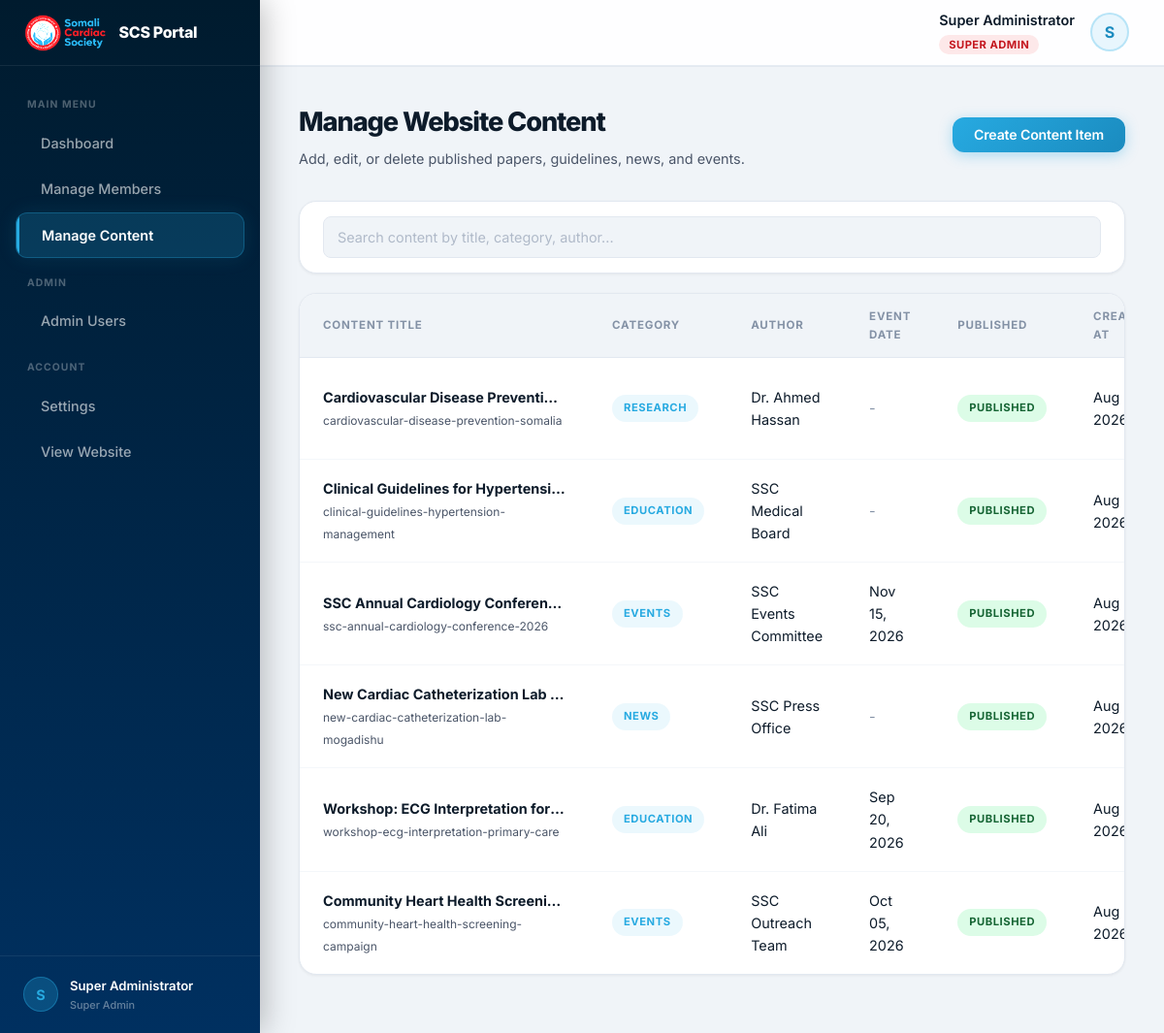
/admin/content.php (signed in), run on the app's committed database.
### tables this page shows
CREATE TABLE IF NOT EXISTS `content` (
    `id` INT AUTO_INCREMENT PRIMARY KEY,
    `title` VARCHAR(255) NOT NULL,
    `slug` VARCHAR(255) NOT NULL UNIQUE,
    `category` VARCHAR(50) NOT NULL,
    `summary` TEXT DEFAULT NULL,
    `body` TEXT DEFAULT NULL,
    `feature_image` VARCHAR(255) DEFAULT NULL,
    `event_date` DATE DEFAULT NULL,
    `author` VARCHAR(100) DEFAULT NULL,
    `is_published` TINYINT(1) NOT NULL DEFAULT 0,
    `created_at` TIMESTAMP DEFAULT CURRENT_TIMESTAMP,
    `updated_at` TIMESTAMP DEFAULT CURRENT_TIMESTAMP ON UPDATE CURRENT_TIMESTAMP,
    INDEX `idx_category` (`category`),
    INDEX `idx_published` (`is_published`),
    INDEX `idx_slug` (`slug`),
    INDEX `idx_event_date` (`event_date`)
);

### admin/content.php (the view, shortened to what this page needs)
<?php
require_once __DIR__ . '/../includes/admin_layout.php';
$db = getDB();
try {
    $db->exec("ALTER TABLE content MODIFY COLUMN category VARCHAR(50) NOT NULL");
} catch (Exception $e) {
}
$action = $_GET['action'] ?? 'list';
$id = isset($_GET['id']) ? (int)$_GET['id'] : 0;
$error = null;
if ($action === 'add' || $action === 'edit') {
    $content = ['title' => '', 'slug' => '', 'category' => 'research', 'summary' => '', 'body' => '', 'feature_image' => '', 'event_date' => '', 'author' => '', 'is_published' => 1];
    if ($action === 'edit' && $id > 0) {
        $stmt = $db->prepare("SELECT * FROM content WHERE id = :id");
        $stmt->execute([':id' => $id]);
        $content = $stmt->fetch();
        if (!$content) {
            setFlash('error', 'Content not found.');
            header('Location: content.php');
            exit;
        }
    }
    startAdminLayout(($action === 'add' ? 'Add New' : 'Edit') . ' Content');
    ?>
    <div class="page-title-block">
        <div>
            <h1><?php echo $action === 'add' ? 'Create Content Item' : 'Edit Content Details'; ?></h1>
            <p style="color: var(--text-secondary); font-size: 0.9rem;">Publish research, updates, news, or upcoming events.</p>
        </div>
        <a href="content.php" class="btn-admin btn-admin-secondary">Back to List</a>
    </div>
    <?php if ($error): ?>
        <div class="alert alert-error"><?php echo htmlspecialchars($error); ?></div>
    <?php endif; ?>
    <div class="admin-card">
        <div class="card-body">
            <form action="content.php?action=<?php echo $action; ?>&id=<?php echo $id; ?>" method="POST" enctype="multipart/form-data" class="admin-form">
                <?php echo csrfField(); ?>
                <?php if ($action === 'edit'): ?>
                    <input type="hidden" name="existing_image" value="<?php echo htmlspecialchars($content['feature_image'] ?? ''); ?>">
                <?php endif; ?>
                <div class="form-grid">
                    <div class="form-group full-width">
                        <label for="contentTitle">Title *</label>
                        <input type="text" id="contentTitle" name="title" required value="<?php echo htmlspecialchars($content['title']); ?>" placeholder="Enter content title">
                    </div>
                    <div class="form-group">
                        <label for="contentSlug">Slug (URL string)</label>
                        <input type="text" id="contentSlug" name="slug" value="<?php echo htmlspecialchars($content['slug']); ?>" placeholder="auto-generated-if-blank">
                    </div>
                    <div class="form-group">
                        <label for="category">Category *</label>
                        <select id="category" name="category" required>
                            <option value="guidelines" <?php echo $content['category'] === 'guidelines' ? 'selected' : ''; ?>>Clinical Guidelines</option>
                            <option value="research" <?php echo $content['category'] === 'research' ? 'selected' : ''; ?>>Research</option>
                            <option value="publication" <?php echo $content['category'] === 'publication' ? 'selected' : ''; ?>>Publication</option>
                            <option value="education" <?php echo $content['category'] === 'education' ? 'selected' : ''; ?>>Education</option>
                            <option value="seminar" <?php echo $content['category'] === 'seminar' ? 'selected' : ''; ?>>Seminar</option>
                            <option value="webinar" <?php echo $content['category'] === 'webinar' ? 'selected' : ''; ?>>Webinar</option>
                            <option value="workshop" <?php echo $content['category'] === 'workshop' ? 'selected' : ''; ?>>Workshop</option>
                            <option value="course" <?php echo $content['category'] === 'course' ? 'selected' : ''; ?>>Course</option>
                            <option value="news" <?php echo $content['category'] === 'news' ? 'selected' : ''; ?>>News</option>
                            <option value="events" <?php echo $content['category'] === 'events' ? 'selected' : ''; ?>>Events</option>
                        </select>
                    </div>
                    <div class="form-group">
                        <label for="author">Author / Publisher</label>
                        <input type="text" id="author" name="author" value="<?php echo htmlspecialchars($content['author'] ?? ''); ?>" placeholder="e.g. Dr. Ahmed Hassan">
                    </div>
                    <div class="form-group">
                        <label for="event_date">Event Date (Events only)</label>
                        <input type="date" id="event_date" name="event_date" value="<?php echo htmlspecialchars($content['event_date'] ?? ''); ?>">
                    </div>
                    <div class="form-group" style="display: flex; align-items: flex-end; padding-bottom: 12px;">
                        <label style="display: flex; align-items: center; gap: 8px; cursor: pointer; font-weight: 600;">
                            <input type="checkbox" name="is_published" value="1" <?php echo $content['is_published'] ? 'checked' : ''; ?>>
                            Published (Visible on site)
                        </label>
                    </div>
                    <div class="form-group full-width">
                        <label for="feature_image">Featured Image</label>
                        <div class="file-upload-preview">
                            <div class="image-preview-box" style="width: 120px; height: 80px;">
                                <img id="imagePreview" src="<?php echo $content['feature_image'] ? UPLOADS_URL . '/' . htmlspecialchars($content['feature_image']) : ''; ?>" alt="Preview" style="<?php echo $content['feature_image'] ? '' : 'display:none;'; ?>">
                                <?php if (!$content['feature_image']): ?>
                                    <span style="font-size: 1.5rem; color: var(--text-light);">🖼️</span>
                                <?php endif; ?>
                            </div>
                            <div>
                                <input type="file" id="feature_image" name="feature_image" class="image-upload-input" data-preview="imagePreview" accept="image/*">
                                <p style="font-size: 0.75rem; color: var(--text-secondary); margin-top: 4px;">Recommended: 16:9 ratio. Max file size: 5MB.</p>
                            </div>
                        </div>
                    </div>
                    <div class="form-group full-width">
                        <label for="summary">Excerpt / Summary *</label>
                        <textarea id="summary" name="summary" rows="3" required placeholder="Provide a brief summary for grid views..."><?php echo htmlspecialchars($content['summary'] ?? ''); ?></textarea>
                    </div>
                    <div class="form-group full-width">
                        <label for="body">Content Body *</label>
                        <textarea id="body" name="body" rows="12" required placeholder="Write the main content/article here..."><?php echo htmlspecialchars($content['body'] ?? ''); ?></textarea>
                    </div>
                </div>
                <div class="form-actions">
                    <a href="content.php" class="btn-admin btn-admin-secondary">Cancel</a>
                    <button type="submit" class="btn-admin btn-admin-primary">Save Content</button>
                </div>
            </form>
        </div>
    </div>
    <?php
    endAdminLayout();
} else {
    try {
        $stmt = $db->query("SELECT * FROM content ORDER BY created_at DESC");
        $contentList = $stmt->fetchAll();
    } catch (Exception $ex) {
        $contentList = [];
    }
    ?>
    <div class="page-title-block">
        <div>
            <h1>Manage Website Content</h1>
            <p style="color: var(--text-secondary); font-size: 0.9rem;">Add, edit, or delete published papers, guidelines, news, and events.</p>
        </div>
        <a href="content.php?action=add" class="btn-admin btn-admin-primary">Create Content Item</a>
    </div>
    <div class="admin-card" style="margin-bottom: 20px;">
        <div class="card-body" style="padding: 15px 24px;">
            <input type="text" id="tableSearch" placeholder="Search content by title, category, author..." style="width: 100%; padding: 10px 14px; border: 1px solid var(--border-color); border-radius: var(--radius-sm); font-size: 0.9rem;">
        </div>
    </div>
    <div class="admin-card">
        <div class="card-body" style="padding: 0;">
            <div class="table-responsive">
                <table class="admin-table" id="dataTable">
                    <thead>
                        <tr>
                            <th>Content Title</th>
                            <th>Category</th>
                            <th>Author</th>
                            <th>Event Date</th>
                            <th>Published</th>
                            <th>Created At</th>
                        </tr>
                    </thead>
                    <tbody>
                        <?php if (!empty($contentList)): ?>
                            <?php foreach ($contentList as $item): ?>
                            <tr>
                                <td>
                                    <strong style="display: block; max-width: 250px; overflow: hidden; text-overflow: ellipsis; white-space: nowrap;"><?php echo htmlspecialchars($item['title']); ?></strong>
                                    <span style="font-size: 0.75rem; color: var(--text-secondary);"><?php echo htmlspecialchars($item['slug']); ?></span>
                                </td>
                                <td>
                                    <span class="status-badge" style="background: rgba(0, 168, 223, 0.08); color: var(--primary-blue);">
                                        <?php echo ucfirst($item['category']); ?>
                                    </span>
                                </td>
                                <td><?php echo htmlspecialchars($item['author'] ?: 'SCS Admin'); ?></td>
                                <td><?php echo $item['event_date'] ? date('M d, Y', strtotime($item['event_date'])) : '<span style="color:var(--text-light);">-</span>'; ?></td>
                                <td>
                                    <span class="status-badge <?php echo $item['is_published'] ? 'active' : 'inactive'; ?>">
                                        <?php echo $item['is_published'] ? 'Published' : 'Draft'; ?>
                                    </span>
                                </td>
                                <td><?php echo date('M d, Y', strtotime($item['created_at'])); ?></td>
                            </tr>
                            <?php endforeach; ?>
                        <?php else: ?>
                            <tr>
                                <td colspan="7" style="text-align: center; color: var(--text-light); padding: 50px;">No content items found.</td>
                            </tr>
                        <?php endif; ?>
                    </tbody>
                </table>
            </div>
        </div>
    </div>
    <?php
}
?>

### assets/css/admin.css (style rules this page uses)
:root { --admin-sidebar-width: 268px; --admin-header-height: 68px; --primary-blue: #27AAE1; --primary-blue-dark: #1a8bbf; --primary-blue-light: #E8F6FD; --primary-blue-glow: rgba(39,170,225,0.25); --primary-red: #ED1C24; --primary-red-dark: #c4161e; --primary-red-light: #fde8e9; --sidebar-bg-top: #001B2E; --sidebar-bg-bottom: #003060; --sidebar-text: rgba(255,255,255,0.6); --sidebar-text-hover:#fff; --sidebar-active-bg: rgba(39,170,225,0.2); --sidebar-active-border: var(--primary-blue); --bg-main: #F0F4F8; --bg-card: #ffffff; --text-primary: #0D1B2A; --text-secondary: #4A5568; --text-light: #8492A6; --border-color: #E2E8F0; --radius-sm: 8px; --radius-md: 12px; --radius-lg: 18px; --radius-xl: 24px; --shadow-sm: 0 1px 3px rgba(0,0,0,0.06); --shadow-md: 0 4px 20px rgba(0,0,0,0.07); --shadow-lg: 0 12px 40px rgba(0,0,0,0.1); --shadow-blue: 0 4px 20px rgba(39,170,225,0.3); --transition: all 0.25s cubic-bezier(0.4,0,0.2,1); }
*, *::before, *::after { box-sizing: border-box; margin: 0; padding: 0; }
html { font-size: 16px; }
body { font-family: 'Inter', -apple-system, BlinkMacSystemFont, sans-serif; background: var(--bg-main); color: var(--text-primary); line-height: 1.6; overflow-x: hidden; -webkit-font-smoothing: antialiased; }
a { text-decoration: none; color: inherit; transition: var(--transition); }
.page-title-block { display: flex; align-items: center; justify-content: space-between; margin-bottom: 32px; }
.page-title-block h1 { font-size: 1.7rem; font-weight: 800; color: var(--text-primary); letter-spacing: -0.04em; }
.page-title-block p { font-size: 0.875rem; color: var(--text-secondary); margin-top: 4px; }
.admin-card { background: var(--bg-card); border-radius: var(--radius-lg); box-shadow: var(--shadow-sm); border: 1px solid var(--border-color); margin-bottom: 24px; overflow: hidden; transition: box-shadow 0.3s; }
.card-body { padding: 28px; }
.table-responsive { overflow-x: auto; }
.admin-table { width: 100%; border-collapse: collapse; text-align: left; font-size: 0.9rem; }
.admin-table th { background: var(--bg-main); padding: 14px 24px; font-weight: 700; font-size: 0.72rem; color: var(--text-light); border-bottom: 1px solid var(--border-color); text-transform: uppercase; letter-spacing: 0.07em; }
.admin-table td { padding: 18px 24px; border-bottom: 1px solid #F4F7FA; vertical-align: middle; transition: background 0.15s; }
.admin-table tr:last-child td { border-bottom: none; }
.status-badge { display: inline-flex; align-items: center; gap: 5px; padding: 5px 12px; border-radius: 50px; font-size: 0.7rem; font-weight: 700; text-transform: uppercase; letter-spacing: 0.05em; }
.status-badge.active { background: #DCFCE7; color: #166534; }
input[type="text"], input[type="email"], input[type="password"], input[type="number"], input[type="date"], select, textarea { width: 100%; padding: 13px 16px; border-radius: var(--radius-md); border: 1.5px solid var(--border-color); font-family: 'Inter', sans-serif; font-size: 0.92rem; line-height: 1.5; transition: var(--transition); background: var(--bg-main); color: var(--text-primary); outline: none; appearance: none; -webkit-appearance: none; }
input::placeholder, textarea::placeholder { color: #B0BAC9; }
.btn-admin { display: inline-flex; align-items: center; gap: 8px; padding: 11px 22px; border-radius: var(--radius-md); font-size: 0.88rem; font-weight: 600; border: none; cursor: pointer; transition: var(--transition); text-align: center; text-decoration: none; line-height: 1; letter-spacing: -0.01em; }
.btn-admin-primary { background: linear-gradient(135deg, var(--primary-blue), var(--primary-blue-dark)); color: #fff; box-shadow: 0 3px 14px rgba(39,170,225,0.35); }

### data on the page
content: title "Cardiovascular Disease Preventi…", slug "cardiovascular-disease-prevention-somalia", category "RESEARCH", author "Dr. Ahmed Hassan", is_published "PUBLISHED", created_at "Aug…"
content: title "Clinical Guidelines for Hypertensi…", slug "clinical-guidelines-hypertension-management", category "EDUCATION", author "SSC Medical Board", is_published "PUBLISHED", created_at "Aug…"
content: title "SSC Annual Cardiology Conferen…", slug "ssc-annual-cardiology-conference-2026", category "EVENTS", author "SSC Events Committee", event_date "Nov 15, 2026", is_published "PUBLISHED", created_at "Aug…"
content: title "New Cardiac Catheterization Lab…", slug "new-cardiac-catheterization-lab-mogadishu", category "NEWS", author "SSC Press Office", is_published "PUBLISHED", created_at "Aug…"
content: title "Workshop: ECG Interpretation for…", slug "workshop-ecg-interpretation-primary-care", category "EDUCATION", author "Dr. Fatima Ali", event_date "Sep 20, 2026", is_published "PUBLISHED", created_at "Aug…"
content: title "Community Heart Health Screeni…", slug "community-heart-health-screening-campaign", category "EVENTS", author "SSC Outreach Team", event_date "Oct 05, 2026", is_published "PUBLISHED", created_at "Aug…"

### other printed values
substr($adminFullName, 0, 1) "S"
$adminFullName "Super Administrator"
